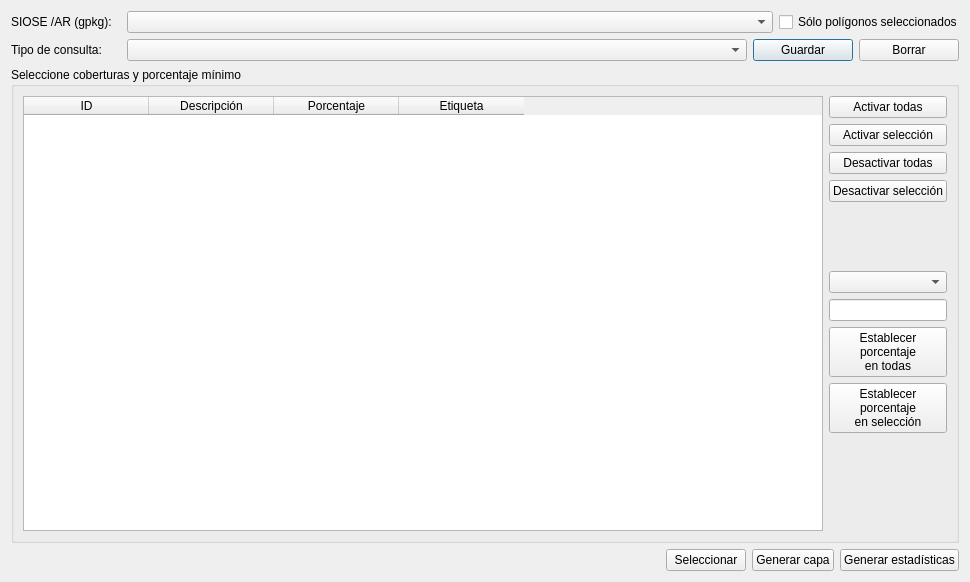
<?xml version="1.0" encoding="UTF-8"?>
<ui version="4.0">
 <class>Dialog</class>
 <widget class="QDialog" name="Dialog">
  <property name="geometry">
   <rect>
    <x>0</x>
    <y>0</y>
    <width>962</width>
    <height>582</height>
   </rect>
  </property>
  <property name="windowTitle">
   <string>Dialog</string>
  </property>
  <layout class="QGridLayout" name="gridLayout_2">
   <item row="1" column="0">
    <layout class="QHBoxLayout" name="horizontalLayout_4">
     <item>
      <widget class="QLabel" name="queryLabel">
       <property name="minimumSize">
        <size>
         <width>110</width>
         <height>0</height>
        </size>
       </property>
       <property name="maximumSize">
        <size>
         <width>110</width>
         <height>16777215</height>
        </size>
       </property>
       <property name="text">
        <string>Tipo de consulta:</string>
       </property>
      </widget>
     </item>
     <item>
      <widget class="QComboBox" name="queryComboBox">
       <property name="minimumSize">
        <size>
         <width>150</width>
         <height>0</height>
        </size>
       </property>
      </widget>
     </item>
     <item>
      <widget class="QPushButton" name="saveQueryPushButton">
       <property name="maximumSize">
        <size>
         <width>100</width>
         <height>16777215</height>
        </size>
       </property>
       <property name="text">
        <string>Guardar</string>
       </property>
      </widget>
     </item>
     <item>
      <widget class="QPushButton" name="removeQueryPushButton">
       <property name="maximumSize">
        <size>
         <width>100</width>
         <height>16777215</height>
        </size>
       </property>
       <property name="text">
        <string>Borrar</string>
       </property>
      </widget>
     </item>
    </layout>
   </item>
   <item row="2" column="0">
    <widget class="QGroupBox" name="groupBox">
     <property name="minimumSize">
      <size>
       <width>0</width>
       <height>400</height>
      </size>
     </property>
     <property name="title">
      <string>Seleccione coberturas y porcentaje mínimo</string>
     </property>
     <layout class="QGridLayout" name="gridLayout">
      <item row="0" column="0">
       <widget class="QTableWidget" name="tableWidget">
        <property name="minimumSize">
         <size>
          <width>800</width>
          <height>400</height>
         </size>
        </property>
        <property name="sizeAdjustPolicy">
         <enum>QAbstractScrollArea::AdjustToContents</enum>
        </property>
        <property name="sortingEnabled">
         <bool>true</bool>
        </property>
        <attribute name="horizontalHeaderDefaultSectionSize">
         <number>125</number>
        </attribute>
        <attribute name="verticalHeaderMinimumSectionSize">
         <number>30</number>
        </attribute>
        <attribute name="verticalHeaderDefaultSectionSize">
         <number>37</number>
        </attribute>
        <column>
         <property name="text">
          <string>ID</string>
         </property>
        </column>
        <column>
         <property name="text">
          <string>Descripción</string>
         </property>
        </column>
        <column>
         <property name="text">
          <string>Porcentaje</string>
         </property>
        </column>
        <column>
         <property name="text">
          <string>Etiqueta</string>
         </property>
        </column>
       </widget>
      </item>
      <item row="0" column="1">
       <layout class="QVBoxLayout" name="verticalLayout">
        <property name="sizeConstraint">
         <enum>QLayout::SetFixedSize</enum>
        </property>
        <item>
         <widget class="QPushButton" name="activateAllPushButton">
          <property name="sizePolicy">
           <sizepolicy hsizetype="Minimum" vsizetype="Fixed">
            <horstretch>0</horstretch>
            <verstretch>0</verstretch>
           </sizepolicy>
          </property>
          <property name="maximumSize">
           <size>
            <width>1000000</width>
            <height>16777215</height>
           </size>
          </property>
          <property name="text">
           <string>Activar todas</string>
          </property>
         </widget>
        </item>
        <item>
         <widget class="QPushButton" name="activateSelectionPushButton">
          <property name="text">
           <string>Activar selección</string>
          </property>
         </widget>
        </item>
        <item>
         <widget class="QPushButton" name="deactivateAllPushButton">
          <property name="text">
           <string>Desactivar todas</string>
          </property>
         </widget>
        </item>
        <item>
         <widget class="QPushButton" name="deactivateSelectionPushButton">
          <property name="text">
           <string>Desactivar selección</string>
          </property>
         </widget>
        </item>
        <item>
         <spacer name="verticalSpacer">
          <property name="orientation">
           <enum>Qt::Vertical</enum>
          </property>
          <property name="sizeHint" stdset="0">
           <size>
            <width>20</width>
            <height>40</height>
           </size>
          </property>
         </spacer>
        </item>
        <item>
         <widget class="QComboBox" name="commonPercentageComboBox"/>
        </item>
        <item>
         <widget class="QLineEdit" name="commonPercentageLineEdit"/>
        </item>
        <item>
         <widget class="QPushButton" name="setPercentageAllPushButton">
          <property name="text">
           <string>Establecer
porcentaje
en todas</string>
          </property>
         </widget>
        </item>
        <item>
         <widget class="QPushButton" name="setPercentageSelectionPushButton">
          <property name="text">
           <string>Establecer
porcentaje
en selección</string>
          </property>
         </widget>
        </item>
        <item>
         <spacer name="verticalSpacer_2">
          <property name="orientation">
           <enum>Qt::Vertical</enum>
          </property>
          <property name="sizeHint" stdset="0">
           <size>
            <width>20</width>
            <height>98</height>
           </size>
          </property>
         </spacer>
        </item>
       </layout>
      </item>
     </layout>
    </widget>
   </item>
   <item row="3" column="0">
    <layout class="QHBoxLayout" name="horizontalLayout_2">
     <item>
      <spacer name="horizontalSpacer">
       <property name="orientation">
        <enum>Qt::Horizontal</enum>
       </property>
       <property name="sizeHint" stdset="0">
        <size>
         <width>348</width>
         <height>20</height>
        </size>
       </property>
      </spacer>
     </item>
     <item>
      <widget class="QPushButton" name="processSelectionPushButton">
       <property name="text">
        <string>Seleccionar</string>
       </property>
      </widget>
     </item>
     <item>
      <widget class="QPushButton" name="processLayerPushButton">
       <property name="text">
        <string>Generar capa</string>
       </property>
      </widget>
     </item>
     <item>
      <widget class="QPushButton" name="processStatisticsPushButton">
       <property name="text">
        <string>Generar estadísticas</string>
       </property>
      </widget>
     </item>
    </layout>
   </item>
   <item row="0" column="0">
    <layout class="QHBoxLayout" name="horizontalLayout">
     <item>
      <widget class="QLabel" name="sourceLabel">
       <property name="minimumSize">
        <size>
         <width>110</width>
         <height>0</height>
        </size>
       </property>
       <property name="maximumSize">
        <size>
         <width>110</width>
         <height>16777215</height>
        </size>
       </property>
       <property name="text">
        <string>SIOSE /AR (gpkg):</string>
       </property>
      </widget>
     </item>
     <item>
      <widget class="QComboBox" name="sourceComboBox">
       <property name="minimumSize">
        <size>
         <width>150</width>
         <height>0</height>
        </size>
       </property>
      </widget>
     </item>
     <item>
      <widget class="QCheckBox" name="onlySelectedCheckBox">
       <property name="maximumSize">
        <size>
         <width>180</width>
         <height>16777215</height>
        </size>
       </property>
       <property name="text">
        <string>Sólo polígonos seleccionados</string>
       </property>
      </widget>
     </item>
    </layout>
   </item>
  </layout>
 </widget>
 <resources/>
 <connections/>
</ui>
